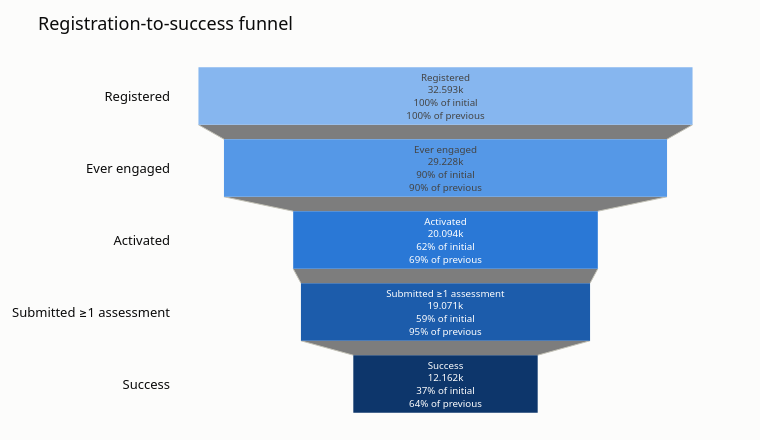

Notebook code cell kept with this figure:
### Code cell
fig = go.Figure(go.Funnel(
    y=funnel.index.tolist(),
    x=funnel.values.tolist(),
    textposition="inside",
    textinfo="label+value+percent initial+percent previous",
    marker={"color": SEQUENTIAL_BLUE_ORDINAL},
    connector={"line": {"color": "#c3c2b7", "width": 1}},
))
fig.update_layout(
    title="Registration-to-success funnel",
    paper_bgcolor=SURFACE,
    plot_bgcolor=SURFACE,
    font=dict(family="system-ui, -apple-system, sans-serif", color=INK_PRIMARY, size=13),
    margin=dict(l=140, r=40, t=60, b=20),
    width=760,
    height=440,
)
fig.write_image("images/03_funnel.png", scale=2)
fig.show()

### Figure 1 — Plotly figure (JSON) as saved in the notebook; plotly's stock layout.template omitted (floating-point values rounded to 4 significant figures)
{"data": [{"connector": {"line": {"color": "#c3c2b7", "width": 1}}, "marker": {"color": ["#86b6ef", "#5598e7", "#2a78d6", "#1c5cab", "#0d366b"]}, "textinfo": "label+value+percent initial+percent previous", "textposition": "inside", "type": "funnel", "x": [32593, 29228, 20094, 19071, 12162], "y": ["Registered", "Ever engaged", "Activated", "Submitted ≥1 assessment", "Success"]}], "layout": {"font": {"color": "#0b0b0b", "family": "system-ui, -apple-system, sans-serif", "size": 13}, "height": 440, "margin": {"b": 20, "l": 140, "r": 40, "t": 60}, "paper_bgcolor": "#fcfcfb", "plot_bgcolor": "#fcfcfb", "title": {"text": "Registration-to-success funnel"}, "width": 760}}
